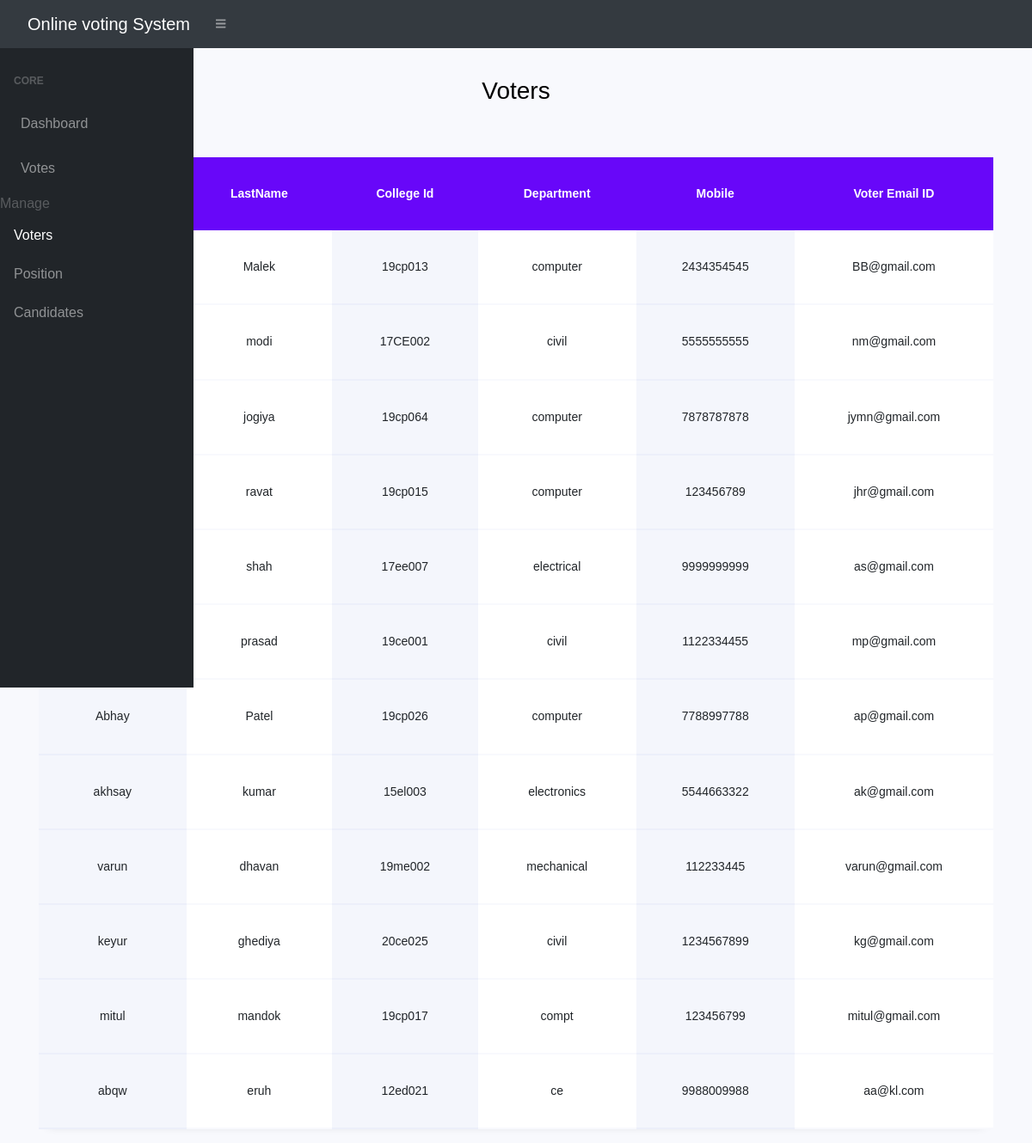
Page /admin/admin-voters.php on the committed database.
### tables this page shows
CREATE TABLE `voters` (
  `id` int(100) NOT NULL,
  `firstname` varchar(30) NOT NULL,
  `lastname` varchar(30) NOT NULL,
  `college_id` varchar(70) NOT NULL,
  `department` varchar(30) NOT NULL,
  `mobile` varchar(10) NOT NULL,
  `voters_id` varchar(70) NOT NULL,
  `password` varchar(60) NOT NULL
);

### admin/admin-voters.php (the view, shortened to what this page needs)
<?php
include 'conn.php';
$result = mysqli_query($con, "select * from voters order by id asc");
?>
<!DOCTYPE html>
<html lang="en">
<head>
    <link rel="stylesheet" href="../css/style.css">
    <link rel="stylesheet" href="../css/admin-voters.css">
    <link rel="stylesheet" href="../css/table_style.css">
    <link rel="stylesheet" href="https://stackpath.bootstrapcdn.com/font-awesome/4.7.0/css/font-awesome.min.css">
    <link href="https://cdn.datatables.net/1.10.20/css/dataTables.bootstrap4.min.css" rel="stylesheet" />
    <link rel="stylesheet" href="https://use.fontawesome.com/releases/v5.7.0/css/all.css">
</head>
<body class="sb-nav-fixed">
    <nav class="sb-topnav navbar navbar-expand navbar-dark bg-dark">
        <a class="navbar-brand" href="index.html">Online voting System</a>
        <button class="btn btn-link btn-sm order-1 order-lg-0" id="sidebarToggle" href="#!"><i class="fas fa-bars"></i></button>
    </nav>
    <div id="layoutSidenav">
        <div id="layoutSidenav_nav">
            <nav class="sb-sidenav accordion sb-sidenav-dark" id="sidenavAccordion">
                <div class="sb-sidenav-menu">
                    <div class="nav">
                        <div class="sb-sidenav-menu-heading">Core</div>
                        <a class="nav-link" href="admin.php">
                            Dashboard
                        </a>
                        <a class="nav-link" href="admin-votes.php">
                            Votes
                        </a>
                    </div>
                    <div class="sb-sidenav-menu-heading">Manage</div>
                    <a class="nav-link" href="admin-voters.php">
                        Voters
                    </a>
                    <a class="nav-link" href="admin-positions.php">
                        Position
                    </a>
                    <a class="nav-link" href="admin-candidates.php">
                        Candidates
                    </a>
                </div>
        </div>
    </div>
    <section class="ftco-section">
        <div class="container">
            <div class="row justify-content-center">
                <div class="col-md-6 text-center mb-5">
                    <h2 class="heading-section">Voters</h2>
                </div>
            </div>
            <div class="row">
                <div class="col-md-12">
                    <div class="table-wrap">
                        <table class="table">
                            <thead class="thead-primary">
                                <tr>
                                    <th>FirstName</th>
                                    <th>LastName</th>
                                    <th>College Id</th>
                                    <th>Department</th>
                                    <th>Mobile</th>
                                    <th>Voter Email ID</th>
                                </tr>
                            </thead>
                            <tbody>
                                <?php
                                while ($rows = $result->fetch_array()) {
                                ?>
                                    <tr>
                                        <td><?php echo $rows['firstname'] ?></td>
                                        <td><?php echo $rows['lastname'] ?></td>
                                        <td><?php echo $rows['college_id'] ?></td>
                                        <td><?php echo $rows['department'] ?></td>
                                        <td><?php echo $rows['mobile'] ?></td>
                                        <td><?php echo $rows['voters_id'] ?></td>
                                    </tr>
                                <?php
                                }
                                ?>
                        </table>
                    </div>
                </div>
            </div>
        </div>
    </section>
</body>
</html>

### rows in the picture
voters: lastname "Malek", college "19cp013", department "computer", mobile "2434354545", voters "BB@gmail.com"
voters: lastname "modi", college "17CE002", department "civil", mobile "5555555555", voters "nm@gmail.com"
voters: lastname "jogiya", college "19cp064", department "computer", mobile "7878787878", voters "jymn@gmail.com"
voters: lastname "ravat", college "19cp015", department "computer", mobile "123456789", voters "jhr@gmail.com"
voters: lastname "shah", college "17ee007", department "electrical", mobile "9999999999", voters "as@gmail.com"
voters: lastname "prasad", college "19ce001", department "civil", mobile "1122334455", voters "mp@gmail.com"
voters: firstname "Abhay", lastname "Patel", college "19cp026", department "computer", mobile "7788997788", voters "ap@gmail.com"
voters: firstname "akhsay", lastname "kumar", college "15el003", department "electronics", mobile "5544663322", voters "ak@gmail.com"
voters: firstname "varun", lastname "dhavan", college "19me002", department "mechanical", mobile "112233445", voters "varun@gmail.com"
voters: firstname "keyur", lastname "ghediya", college "20ce025", department "civil", mobile "1234567899", voters "kg@gmail.com"
voters: firstname "mitul", lastname "mandok", college "19cp017", department "compt", mobile "123456799", voters "mitul@gmail.com"
voters: firstname "abqw", lastname "eruh", college "12ed021", department "ce", mobile "9988009988", voters "aa@kl.com"
